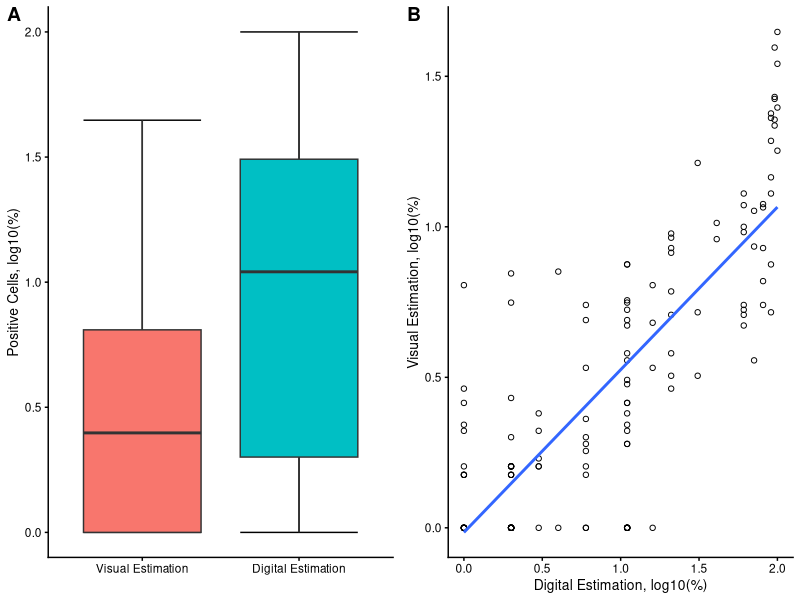
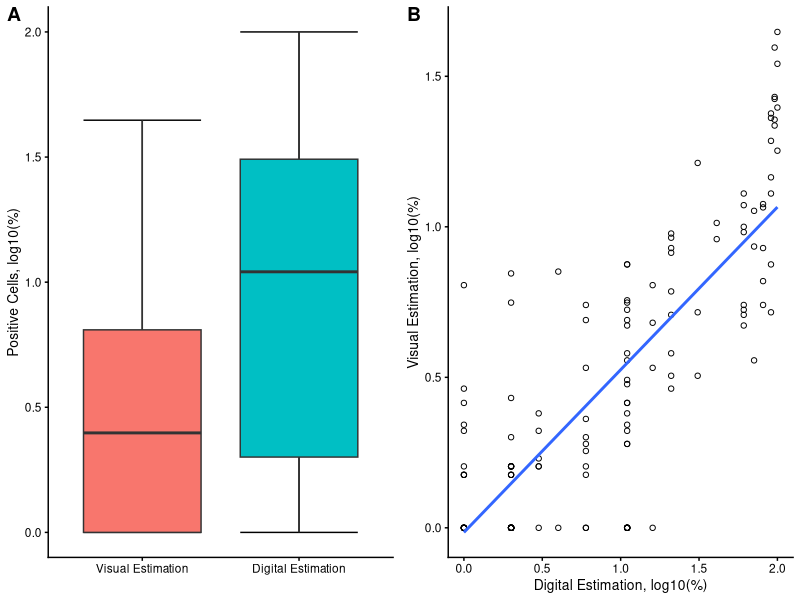

R code for these plots, in order:
library(foreign)
library(plyr)
library(tidyr)
library(dplyr)
library(ggplot2)
library(cowplot)
Data <- read.dta("p53_tma_long.dta")

# Transforming the Data
Data <- Data %>%
  mutate(
    p53_z = log10(p53 + 1),
    ijp53_z = log10(ijp53 + 1)
  )

# Descriptive Statistics
No_Cases <- length(unique(Data$caseid))
No_Spots <- nrow(Data)
p53_Mean <- round(mean(Data$p53, na.rm = TRUE), 1)
# p53 visual estimation
p53_SD <- round(sd(Data$p53, na.rm = TRUE), 1)
p53_Min <- round(min(Data$p53, na.rm = TRUE), 1)
p53_Max <- round(max(Data$p53, na.rm = TRUE), 1)
p53_Mean <- round(mean(Data$p53, na.rm = TRUE), 1)
p53_SD <- round(sd(Data$p53, na.rm = TRUE), 1)
p53_Min <- round(min(Data$p53, na.rm = TRUE), 1)
p53_Max <- round(max(Data$p53, na.rm = TRUE), 1)
# p53 digital estimation
p53ij_Mean <- round(mean(Data$ijp53, na.rm = TRUE), 1)
p53ij_SD <- round(sd(Data$ijp53, na.rm = TRUE), 1)
p53ij_Min <- round(min(Data$ijp53, na.rm = TRUE), 1)
p53ij_Max <- round(max(Data$ijp53, na.rm = TRUE), 1)

# Inferential Statistics
# p53 visual vs digital estimation
p53_Wilcox <- format(wilcox.test(Data$p53, Data$ijp53, paired = TRUE)$p.value, digits = 2)
p53_Spear <- cor.test(Data$p53, Data$ijp53, method = "spearman")
p53_Spear_Est <- round(p53_Spear$estimate, 2)
p53_Spear_P <- format(p53_Spear$p.value, digits = 2)

# Reshaping for counting subtype and grade by cases
Data_Wide <- plyr::ddply(Data, .(caseid, subtype), summarize, grade = max(grade, na.rm = TRUE))

# Reshaping data for Figure 2
Data_Long <- Data %>%
  select(p53_z, ijp53_z) %>%
  gather(method, value, p53_z:ijp53_z)

# Data for Table 1
## Histologic subtype
T1_s <- Data_Wide %>%
  group_by(subtype) %>%
  summarize(N = n()) %>%
  arrange(desc(N))
## Histologic grade
T1_hg <- Data_Wide %>%
  group_by(grade) %>%
  summarize(N = n())
## Visual & digital estimation by histologic subtype
T1_p53_s <- Data %>%
  group_by(subtype) %>%
  summarize(
    N = n(),
    Mean_V = round(mean(p53, na.rm = TRUE), 1),
    SD_V = round(sd(p53, na.rm = TRUE), 1),
    Mean_D = round(mean(ijp53, na.rm = TRUE), 1),
    SD_D = round(sd(ijp53, na.rm = TRUE), 1)
  ) %>%
  arrange(desc(N))
## Visual & digital estimation by histologic grade
T1_p53_hg <- Data %>%
  group_by(grade) %>%
  filter(!is.na(grade)) %>%
  summarize(
    N = n(),
    Mean_V = round(mean(p53, na.rm = TRUE), 1),
    SD_V = round(sd(p53, na.rm = TRUE), 1),
    Mean_D = round(mean(ijp53, na.rm = TRUE), 1),
    SD_D = round(sd(ijp53, na.rm = TRUE), 1)
  )
## Krukal-Wallis tests
KW_p53_s <- format(kruskal.test(p53 ~ subtype, Data)$p.value, digits = 2)
KW_ijp53_s <- format(kruskal.test(ijp53 ~ subtype, Data)$p.value, digits = 2)
KW_p53_hg <- format(kruskal.test(p53 ~ grade, Data)$p.value, digits = 2)
KW_ijp53_hg <- format(kruskal.test(ijp53 ~ grade, Data)$p.value, digits = 2)

## Figure 2
library(cowplot)
plot1 <- ggplot(Data_Long, aes(method, value, fill = method)) +
  stat_boxplot(geom = "errorbar") +
  geom_boxplot() +
  guides(fill = FALSE) +
  scale_x_discrete(labels = c("Visual Estimation", "Digital Estimation")) +
  ylab("Positive Cells, log10(%)") + xlab("") +
  theme_cowplot(font_size = 10)
plot2 <- ggplot(Data, aes(p53_z, ijp53_z)) +
  geom_point(shape = 1) +
  geom_smooth(method = lm, se = FALSE) +
  ylab("Visual Estimation, log10(%)") +
  xlab("Digital Estimation, log10(%)") +
  theme_cowplot(font_size = 10)
plot_grid(plot1, plot2, labels = c("A", "B"))
ggsave("Fig2.png", height = 3)
